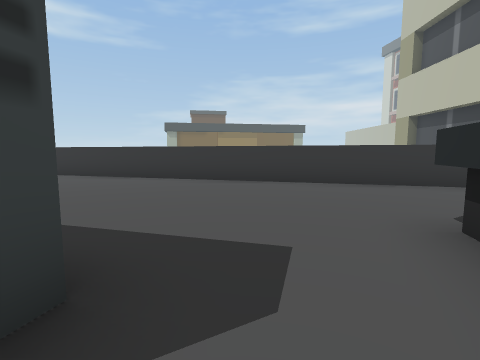
View 1 (above)

24 first-person views from a walk through a Unity game level. The camera is 1.4 m above the floor, tilts 6° down and sees 85° across. The floor is counted in squares, 2 m on a side. Each view is taken from the middle of a square. On the plan, view 1 faces up. The plan holds only what a view shows up to about 9 squares ahead; the rest is blank. The place goes on beyond the plan. The player is left out. Some surface patterns are stand-ins.

View 2
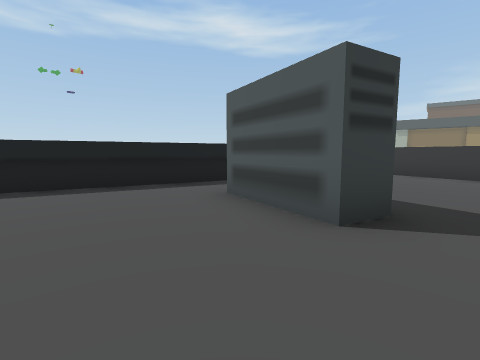

View 3
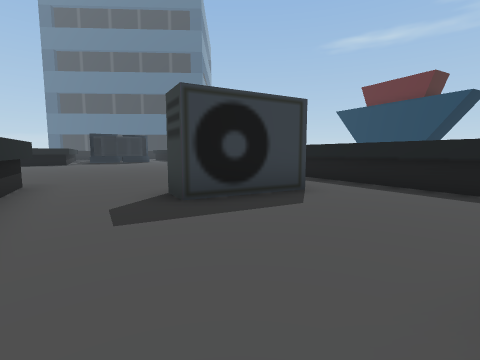

View 4
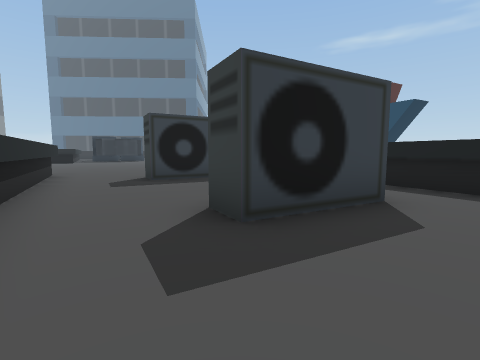

View 5
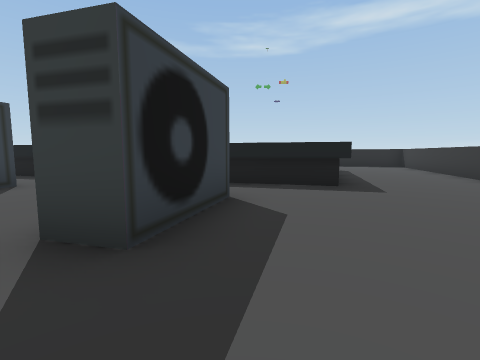

View 6
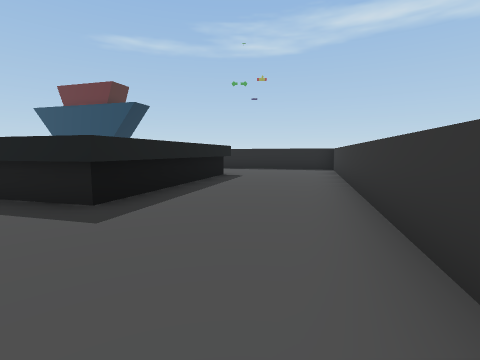

View 7
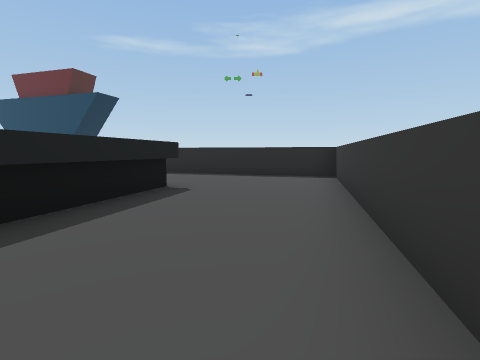

View 8
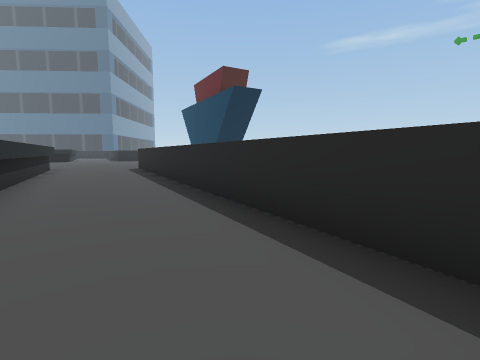

View 9
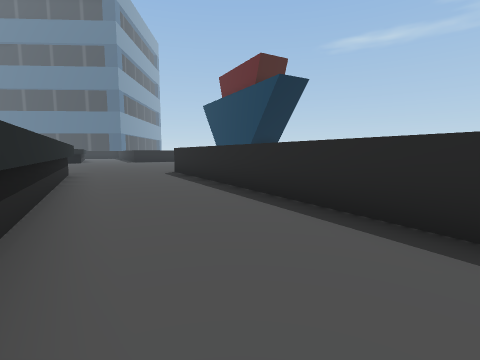

View 10
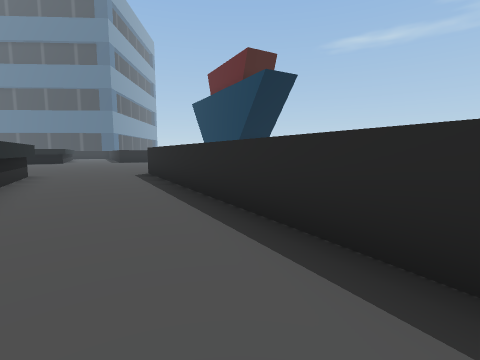

View 11
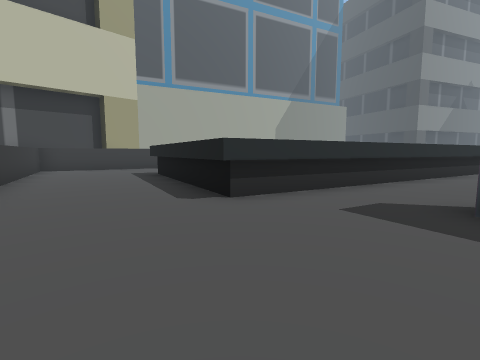

View 12
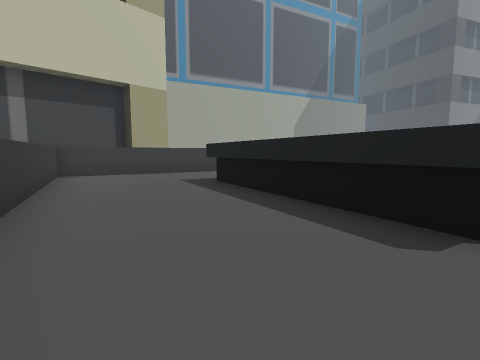

View 13
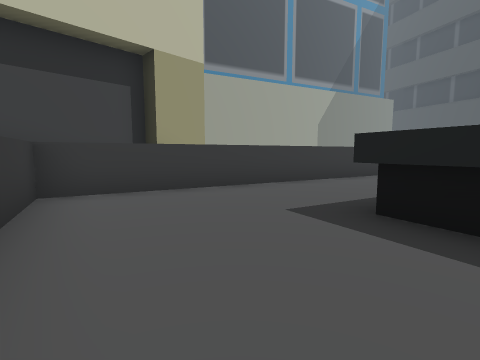

View 14
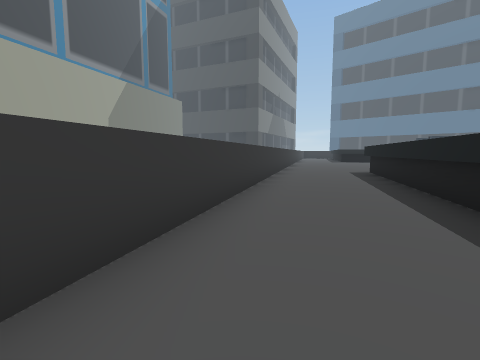

View 15
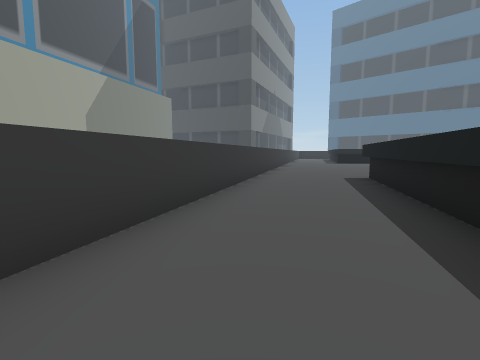

View 16
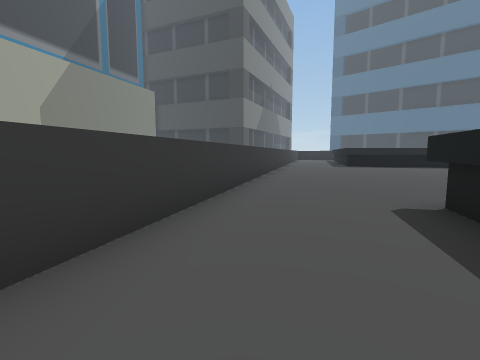

View 17
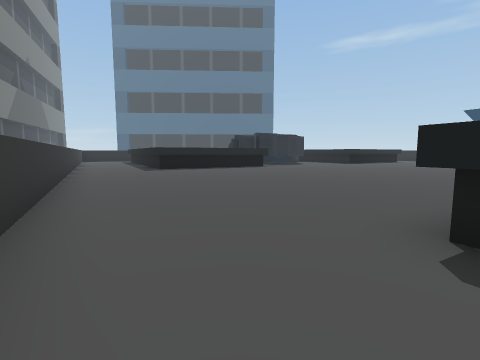

View 18
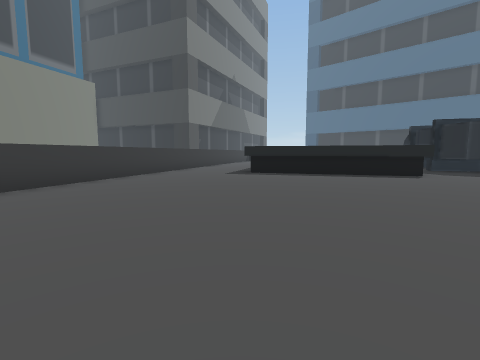

View 19
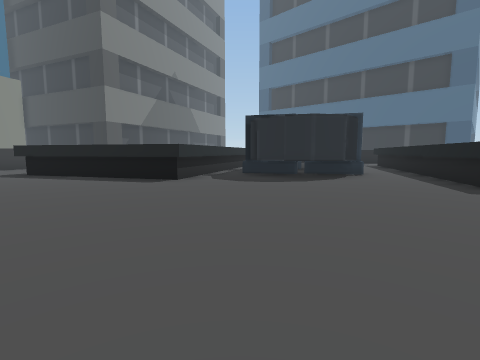

View 20
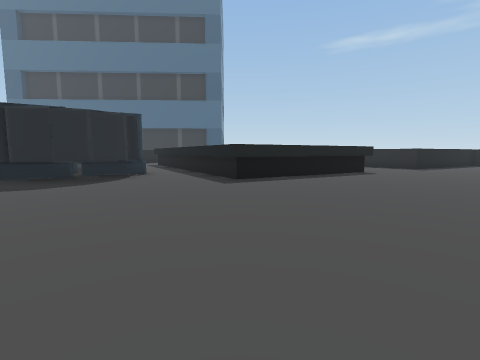

View 21
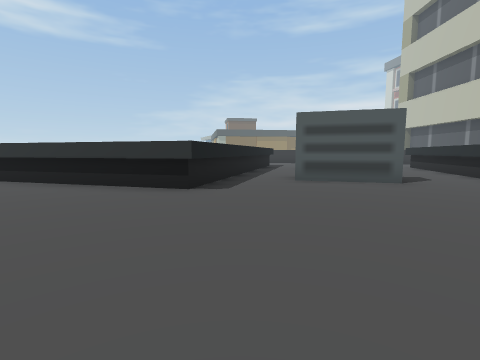

View 22
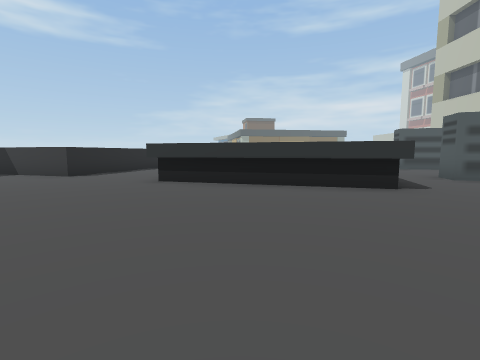

View 23
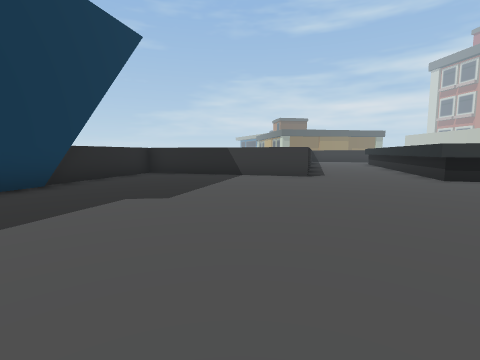

View 24
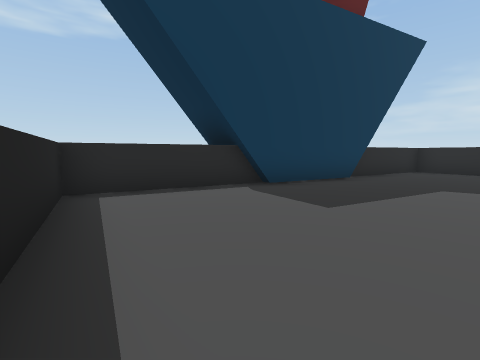

### Floor plan
Points are (right, up) in squares from view 1. A wall is a line through its corners. A room is listed if a view was taken in it or the views show most of it. See-through windows are left out.
Room 1 (views 1, 2, 3)
walls: (-4.6, -3.4) (-4.4, -2.6) (-2.1, -3.3) (-2.3, -4.1); (-0.2, -4.7) (1.2, 0.3); (-0.8, 1.2) (-1.1, 0.4) (-3.4, 1); (0, -4.8) (1.4, 0.3); (-5.2, 0.6) (-6.3, -3.2); (-5.4, 0.7) (-6.4, -3.1)
ways out: opening at (-4, 1) to room 2; opening at (0, 1) to room 2; opening at (-5, -3) to room 3; opening at (-1.5, -3.5) to room 3
Room 2 (views 4, 5, 6, 7, 8, 9, 10, 11, 12)
walls: (-4.4, 4.2) (-5.4, 0.7); (-3.2, 1.8) (-0.8, 1.2); (-9.5, 5.5) (-4.4, 4.1); (-9.6, 5.7) (-4.2, 4.2) (-5.2, 0.6); (2, 2.3) (3.2, 2); (1.2, 0.3) (1.8, 2.5) (3.2, 2.1); (1.4, 0.3) (2, 2.4); (3.5, 5.5) (-11.6, 9.8) (-15, -2.4); (-12.1, -3.8) (-10.1, 3.2); (-12.2, -3.8) (-10.1, 3.9)
ways out: opening at (-4, 1) to room 1; opening at (0, 1) to room 1; opening at (-13.5, -2.5) to room 3; opening at (3, 4) to room 3
Room 3 (views 13, 14, 15, 16, 17, 18, 19, 20, 21, 22, 23, 24)
walls: (-9.7, -14.7) (-10.9, -19); (-8.4, -17.7) (-7.8, -17) (-6.9, -16.9) (-6.2, -17.1) (-5.5, -17.7) (-5.4, -18.6); (-3.6, -16.7) (1.7, -18.1); (-6.9, -18.2) (-5.1, -18.7); (-8.9, -18) (-7.1, -18.5); (-4.2, -19.1) (-3.5, -16.5) (1.9, -18); (-4.1, -19.1) (-3.3, -16.5); (-14.2, -13.7) (-9.6, -14.9); (-14.5, -13.4) (-9.5, -14.8) (-10.4, -17.7); (-7, -5) (-12, -3.6); (-0.8, -7.1) (-0.2, -4.7); (-0.6, -6.9) (0, -4.8); (-6.3, -3.2) (-6.9, -5.3) (-12.2, -3.8); (-6.4, -3.1) (-7, -5.2); (-2.3, -4.1) (-4.6, -3.4); (4.8, -18.5) (11, 3.4) (3.5, 5.5); (-15, -2.4) (-20.1, -0.9) (-21.1, -4.4); (-22, -7.3) (-23, -11.2) (-19.8, -12.1); (-20.7, -4) (-21.9, -8); (6.2, -2) (4.4, -8.3); (6.4, -1.8) (4.5, -8.6); (3.2, 2) (7.1, 0.8); (3.2, 2.1) (7.2, 1)
ways out: opening at (-5, -3) to room 1; opening at (-1.5, -3.5) to room 1; opening at (-13.5, -2.5) to room 2; opening at (3, 4) to room 2

Positions as (right, up) in squares from view 1, and headings:
1: (0, 0), facing up
2: (0, -2), facing up-left
3: (0, 0), facing down-left
4: (1, 3), facing down-left
5: (1, 2), facing left
6: (-1, 6), facing left
7: (-4, 7), facing left
8: (-10, 9), facing down-left
9: (-10, 6), facing down-left
10: (-11, 6), facing down-left
11: (-1, 5), facing down-right
12: (2, 5), facing down-right
13: (6, 4), facing down-right
14: (9, 1), facing down
15: (8, -1), facing down
16: (7, -5), facing down
17: (7, -8), facing down-left
18: (2, -9), facing down
19: (-5, -10), facing down
20: (-5, -10), facing down-left
21: (-6, -10), facing up
22: (-10, -10), facing up
23: (-17, -10), facing up
24: (-18, -12), facing up-left
